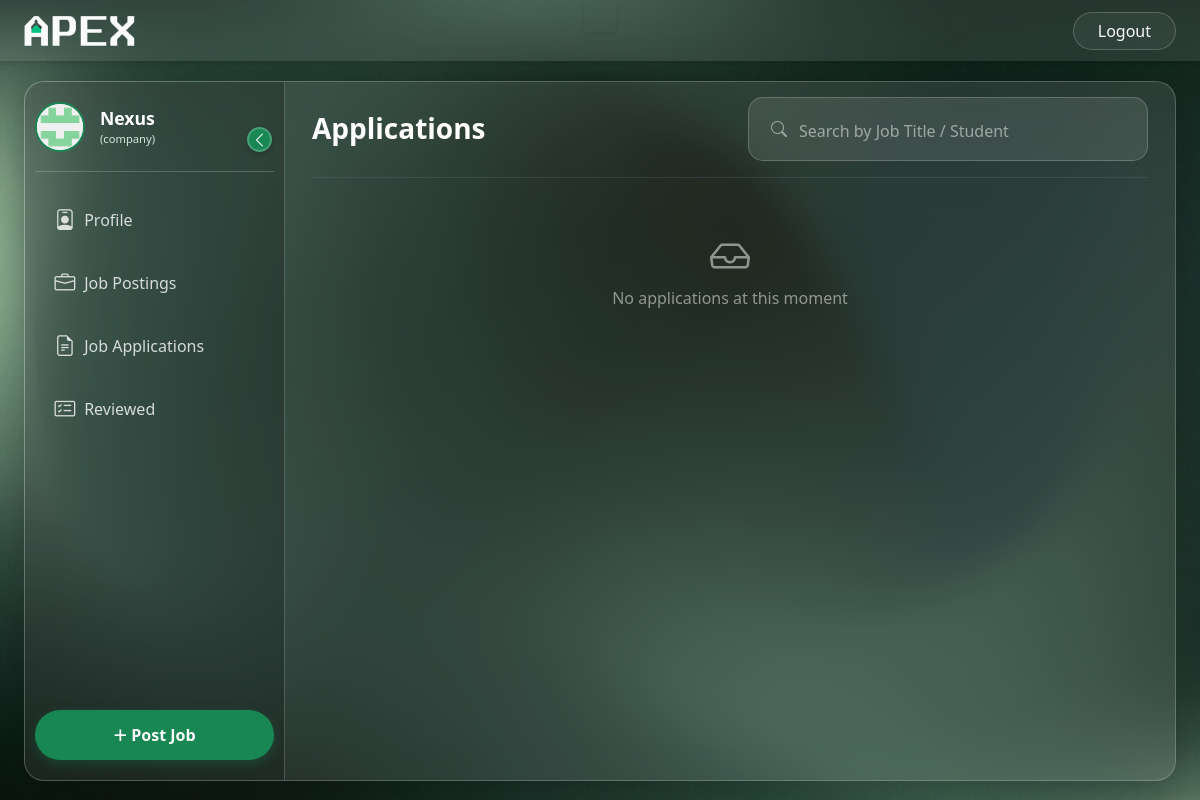
The app's page /company/applications (signed in) with its own data.
### controller/models.py (models this page shows, shortened)
class User(UserMixin,db.Model):
    id = db.Column(db.Integer, primary_key=True, autoincrement=True)
    name = db.Column(db.String(80), nullable=False)
    email = db.Column(db.String(120), unique=True, nullable=False)
    password = db.Column(db.String(200), nullable=False)
    contact = db.Column(db.String(10), nullable=False)
    created_at = db.Column(db.DateTime, nullable=False, default=db.func.current_timestamp())
    blacklisted = db.Column(db.Boolean, default=False)
    image_url = db.Column(db.String(225))
    fs_uniquifier = db.Column(db.String(255), unique=True, nullable=False, default=lambda: secrets.token_urlsafe(16))
    last_login_at = db.Column(db.DateTime)
    student_details = db.relationship('Student', backref='user', lazy=True, uselist=False)
    company_details = db.relationship('Company', backref='user', lazy=True, uselist=False)
    roles = db.relationship('Role', secondary='user_roles', backref='user', lazy=True, uselist=False)

### routes/company_routes.py (the view)
@company_bp.route('/applications')
@company_required
def applications():
    my_company_id = current_user.company_details.id
    query = Application.query.join(Student).join(JobPosition).filter(
        JobPosition.company_id == my_company_id
    )
    search_query = request.args.get('q', '')
    if search_query:
        search = f"%{search_query}%"
        query = query.join(User).filter(
            (User.name.ilike(search)) |               # Applicant Name
            (JobPosition.job_title.ilike(search))     # Job Title
        )
    my_applications = query.filter(Application.application_status=="Applied", Student.is_deleted==False).order_by(Application.applied_at.desc()).all()
    return render_template('company/applications.html',
                            user=current_user,
                            applications=my_applications,
                            search=search_query)

### app.py (called while the page is built)
@login_manager.user_loader
def load_user(user_id):
    return User.query.get(int(user_id))

### routes/main_routes.py (called while the page is built, shortened)
@app.context_processor
def inject_notifications():
    return dict(unread_count=0)

### templates/company/applications.html (shortened to what this page needs)
{% extends 'company/dashboard.html' %}
{% block dashboard_content %}
<div class="container-fluid fade-in">
    <div class="d-flex justify-content-between align-items-center mb-3 flex-wrap gap-3">
        <h3 class="text-white fw-bold mb-0">Applications</h3>
            <form action="{{ url_for('company_bp.applications') }}" method="GET" class="flex-grow-1 " style="max-width: 400px;">
                <div class="glass-input-group">
                    <span class="input-group-text bg-transparent border-0 text-white-50"><i class="bi bi-search"></i>
                        <input type="text" name="q" class="form-control bg-transparent border-0 text-white shadow-none" placeholder="Search by Job Title / Student">
                    </span>
                </div>
            </form>
    </div>
    <hr class="border-secondary opacity-25 mb-4">
    {% if applications %}
    <div class="d-flex flex-column gap-3">
            {% for application in applications %}
            <div class="glass-card p-3 position-relative transition-hover">
                <div class="row g-3 align-items-center text-center text-md-start">
                    <div class="col-12 col-md-auto">
                        <img src="{{ application.student.user.image_url }}" class="rounded-circle bg-white border border-secondary mx-auto mx-md-0" style="width: 60px; height: 60px; object-fit: contain; padding: 2px;">
                    </div>
                    <div class="col-12 col-md">
                        <div class="d-flex flex-column flex-md-row align-items-center align-items-md-baseline gap-2">
                            <h5 class="text-white fw-bold mb-0">{{ application.student.user.name }}</h5>
                            <span class="badge bg-warning rounded-pill text-xs">{{ application.application_status }}</span>
                        </div>
                        <span class="text-info ">{{ application.job_position.job_title }}</span>
                        <div class="d-flex flex-wrap justify-content-center justify-content-md-start gap-2 text-white-50 text-xs mt-2">
                            <span><i class="bi bi-mortarboard-fill "></i> CGPA: {{ application.student.cgpa }}</span>
                            <span><i class="bi bi-briefcase "></i> Exp: {{ application.student.experience }}Y</span>
                            <span><i class="bi bi-calendar3 "></i> {{ application.applied_at.strftime('%b %d, %Y') }}</span>
                        </div>
                    </div>
                    <div class="col-12 col-md-auto">
                        <button
                            class="btn btn-outline-info btn-sm px-3 rounded-pill glass-btn flex-grow-1 flex-md-grow-0 me-1 mb-2"
                            data-url="{{ url_for('company_bp.shortlist_application' , id=application.id) }}"
                            data-title="Shortlist Applicant"
                            data-message="Are you sure you want to shortlist '{{ application.student.user.name }}'?"
                            data-btn-class="btn-info"
                            data-btn-text="Shortlist"
                            onclick="openConfirmModal(this)">
                            Shortlist
                        </button>
                        <button
                            class="btn btn-outline-danger btn-sm px-3 rounded-pill glass-btn flex-grow-1 flex-md-grow-0 me-1 mb-2"
                            data-url="{{ url_for('company_bp.reject_application' , id=application.id) }}"
                            data-title="Reject Applicant"
                            data-message="Are you sure you want to reject '{{ application.student.user.name }}'?"
                            data-btn-class="btn-danger"
                            data-btn-text="Reject"
                            onclick="openConfirmModal(this)">
                            Reject
                        </button>
                    </div>
                </div>
            </div>
            {% endfor %}
        {% else %}
            <div class="text-center text-white-50 mt-5">
                <i class="bi bi-inbox fs-1 text-white-50"></i>
                <p>No applications at this moment</p>
            </div>
        {% endif %}
    </div>
</div>
{% endblock %}

### templates/company/dashboard.html (shortened to what this page needs)
{% extends 'base.html' %}
{% block content %}
<div class="w-100 p-0">
    <div class="dashboard-wrapper">
            <aside class="sidebar" id="sidebar">
                <div class="user-profile-section">
                    <img src="{{user.image_url}}" alt="Profile" class="user-avatar">
                    <div class="user-info">
                        <p class="user-name text-truncate">{{user.name.split()[0]}}</p>
                        <p class="user-role">(company)</p>
                    </div>
                    <button class="toggle-btn" id="sidebarToggle" >
                        <i class="bi bi-chevron-left"></i>
                    </button>
                </div>
                <div class="nav-section">
                    <a href="{{ url_for('company_bp.profile') }}" class="sidebar-link {% if active_page == 'profile' %}active{% endif %}">
                        <i class="bi bi-person-badge"></i>
                        <span class="nav-text">&nbsp;Profile</span>
                    </a>
                    <a href="{{ url_for('company_bp.job_postings') }}" class="sidebar-link {% if active_page == 'jobs' %}active{% endif %}">
                        <i class="bi bi-briefcase"></i>
                        <span class="nav-text">&nbsp;Job Postings</span>
                    </a>
                    <a href="{{ url_for('company_bp.applications') }}" class="sidebar-link {% if active_page == 'applications' %}active{% endif %}">
                        <i class="bi bi-file-earmark-text"></i>
                        <span class="nav-text">&nbsp;Job Applications</span>
                    </a>
                    <a href="{{ url_for('company_bp.reviewed') }}" class="sidebar-link {% if active_page == 'notifications' %}active{% endif %}">
                        <i class="bi bi-card-checklist"></i>
                        <span class="nav-text">&nbsp;Reviewed</span>
                    </a>
                </div>
                <div class="create-btn-container">
                    <a href="/company/jobs/create" class="btn-create" title="Create New">
                        <span class="btn-icon">+</span>
                        <span class="btn-text">&nbsp;Post Job</span>
                    </a>
                </div>
            </aside>
            <main class="main-content">
                {% block dashboard_content %}
                {% endblock %}
        </div>
    </div>
    {% endblock %}

### static/css/style.css (style rules this page uses)
:root { --primary-green: #198754; --dark-green: #0f5132; --forest-green: #2E8B57; --navbar-bg: #206a5d; --teal-green: #206a5d; --light-green: #d1e7dd; --glass-bg: rgba(255, 255, 255, 0.1); --glass-border: rgba(255, 255, 255, 0.2); --text-white: #ffffff; --text-muted: rgba(255, 255, 255, 0.7); }
body,html { overscroll-behavior: none; background-image: url("../uploads/Background.jpg"); background-repeat: no-repeat; background-size: cover; background-attachment: fixed; min-height: 100vh; font-family: 'Segoe UI', Tahoma, Geneva, Verdana, sans-serif; }
.form-control { padding-top: 10px; }
.dashboard-wrapper { display: flex; background: var(--glass-bg); backdrop-filter: blur(15px); -webkit-backdrop-filter: blur(15px); border: 1px solid var(--glass-border); box-shadow: 0 8px 32px rgba(0,0,0,0.2); margin-top: 20px; height: calc(100vh - 100px); border-radius: 20px; overflow: hidden; position: relative; }
.sidebar { width: 260px; background: rgba(0, 0, 0, 0.2); border-right: 1px solid var(--glass-border); display: flex; flex-direction: column; transition: width 0.3s ease; padding: 20px 10px; position: relative; z-index: 100; flex-shrink: 0; }
.toggle-btn { position: absolute; right: 2px; top: 25px; background: var(--primary-green); border: 2px solid rgba(255,255,255,0.2); color: white; width: 25px; height: 25px; border-radius: 50%; display: flex; align-items: center; justify-content: center; cursor: pointer; z-index: 200; transition: 0.3s; box-shadow: 0 2px 5px rgba(0,0,0,0.2); }
.user-profile-section { display: flex; align-items: center; padding-bottom: 20px; margin-bottom: 20px; border-bottom: 1px solid var(--glass-border); position: relative; height: 70px; overflow: hidden; }
.user-avatar { width: 50px; height: 50px; border-radius: 50%; object-fit: cover; border: 2px solid var(--primary-green); background: #eee; flex-shrink: 0; }
.user-info { margin-left: 15px; overflow: hidden; white-space: nowrap; }
.user-name { font-weight: 600; color: white; margin: 0; font-size: 1.1rem; }
.user-role { font-size: 0.7rem; color: var(--light-green); margin: 0; }
.nav-section { flex-grow: 1; }
.sidebar-link { display: flex; align-items: center; color: rgba(255,255,255,0.8); text-decoration: none; padding: 12px 15px; margin-bottom: 8px; border-radius: 12px; transition: all 0.2s; white-space: nowrap; position: relative; z-index: 101; }
.sidebar-link i { font-size: 1.3rem; min-width: 30px; text-align: center; }
.create-btn-container { margin-top: auto; }
.btn-create { display: flex; align-items: center; justify-content: center; background: var(--primary-green); color: white; border: none; height: 50px; width: 100%; border-radius: 25px; font-weight: 600; transition: all 0.3s; text-decoration: none; overflow: hidden; white-space: nowrap; box-shadow: 0 4px 12px rgba(25, 135, 84, 0.3); z-index: 101; }
.btn-icon { font-size: 1.5rem; font-weight: 300; line-height: 1; }
.main-content { flex-grow: 1; padding: 15px; overflow-y: auto; }
.fade-in { animation: fadeIn 0.5s ease-in-out; }
.text-truncate { white-space: nowrap; overflow: hidden; text-overflow: ellipsis; display: block; }
.glass-input-group { background: rgba(255, 255, 255, 0.1); border: 1px solid rgba(255, 255, 255, 0.2); border-radius: 15px; padding: 5px 10px; transition: 0.3s; width: 100%; }
.glass-input-group input::placeholder { color: rgba(255, 255, 255, 0.5); }

### records on screen
User: image_url (picture), name "Nexus"
